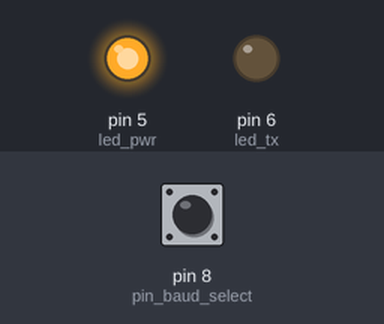
The sketch below on a simulated Arduino Uno, built with avr-gcc and run on an emulated ATmega328P. On the bench: output pins drawn as LEDs (lit = HIGH). Dashed ring = blinking. The test bench sets the inputs (shaded band); at power-on: pin 8 (pin_baud_select) LOW. What the sketch prints to the serial monitor is not drawn.

Above: at 0.05 s.
At 2.95 s:
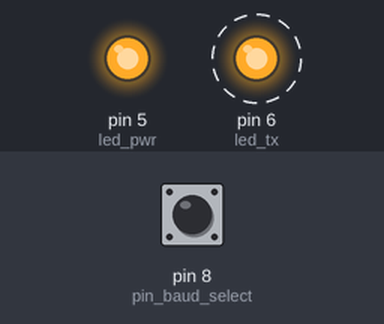
Timing chart, 0 to 3.2 s (numbered marks = the images above):
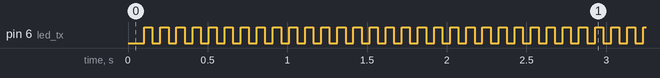

The sketch:

CAN_Transmitter.ino
```cpp
#include "can_cyclic.hpp"

MCP_CAN myCan(10);     // Set CS to pin 10

// ============== ADD AND EDIT CAN MESSAGE PARAMETERS ACCORDING TO FORMAT BELOW ======================
// byte your_data_name[8] = {your_data};
// CAN_message_cyclic CCVS1(your_address, your_dlc, your_data_name, your_period);

byte CCVS1_data[8] = {0x37, 0x00, 0x00, 0xCF, 0x3F, 0xFF, 0xFF, 0xFF};
CAN_message_cyclic CCVS1(0x18FEF100, 8, CCVS1_data, 100);

byte EBC2_data[8] = {0x00, 0x00, 0x00, 0x00, 0x00, 0x00, 0x00, 0x00};
CAN_message_cyclic EBC2(0x18FEBF0B, 8, EBC2_data, 100);
// ===================================================================================================

void setup()
{
  // Initializes CAN and LEDs
  CAN_initialize(myCan);
}

void loop()
{
  // One line for each CAN message
  CCVS1.send_CAN(myCan);
  EBC2.send_CAN(myCan);
}
```

can_cyclic.cpp
```cpp
#include "can_cyclic.hpp"

void CAN_initialize(MCP_CAN myCan)
{
  pinMode(led_pwr, OUTPUT);
  pinMode(led_tx, OUTPUT);
  pinMode(pin_baud_select, INPUT);

  digitalWrite(led_pwr, LOW);
  digitalWrite(led_tx, LOW);

  Serial.begin(9600);

  if (digitalRead(pin_baud_select))
  {
    // Initialize MCP2515 running at 16MHz with a baudrate of 250kb/s and the masks and filters disabled.
    if(myCan.begin(MCP_ANY, CAN_250KBPS, MCP_16MHZ) == CAN_OK)
      Serial.println("MCP2515 250KBPS Initialized Successfully!");
    else
    {
      while (1)
      {
        Serial.println("Error Initializing MCP2515 250KBPS...");

        digitalWrite(led_pwr, HIGH);
        delay(300);
        digitalWrite(led_pwr, LOW);
        delay(300);
      }
    }
  }
  else
  {
    // Initialize MCP2515 running at 16MHz with a baudrate of 500kb/s and the masks and filters disabled.
    if(myCan.begin(MCP_ANY, CAN_500KBPS, MCP_16MHZ) == CAN_OK)
      Serial.println("MCP2515 500KBPS Initialized Successfully!");
    else
    {
      while (1)
      {
        Serial.println("Error Initializing MCP2515 500KBPS...");

        digitalWrite(led_pwr, HIGH);
        delay(300);
        digitalWrite(led_pwr, LOW);
        delay(300);
      }
    }
  }

  myCan.setMode(MCP_NORMAL);   // Change to normal mode to allow messages to be transmitted

  digitalWrite(led_pwr, HIGH);
}

CAN_message_cyclic::CAN_message_cyclic(long can_id, int can_dlc, byte *can_data, int can_period)
{
  id = can_id;
  dlc = can_dlc;

  for (int i=0; i<8; i++)
  {
    data[i] = can_data[i];
  }

  period = can_period;
  millis_next = millis() + period;

  led_millis_next = 999999999999; // Initialize to large so LED functions will not run when no CAN message has transmitted
  led_flag = false;

  pin_baud_select_prev = digitalRead(pin_baud_select);
}

void CAN_message_cyclic::send_CAN(MCP_CAN myCan)
{
  if (millis() > millis_next)
  {
    // send data:  ID = 0x100, Standard CAN Frame, Data length = 8 bytes, 'data' = array of data bytes to send
    byte sndStat = 0;

    int pin_baud_select_curr = digitalRead(pin_baud_select);
    if (pin_baud_select_curr != pin_baud_select_prev)
    {
      if (pin_baud_select_curr)
      {
        // Initialize MCP2515 running at 16MHz with a baudrate of 250kb/s and the masks and filters disabled.
        if(myCan.begin(MCP_ANY, CAN_250KBPS, MCP_16MHZ) == CAN_OK)
          Serial.println("MCP2515 250KBPS Initialized Successfully!");
        else
        {
          while (1)
          {
            Serial.println("Error Initializing MCP2515 250KBPS...");

            digitalWrite(led_pwr, HIGH);
            delay(300);
            digitalWrite(led_pwr, LOW);
            delay(300);
          }
        }

        myCan.setMode(MCP_NORMAL);   // Change to normal mode to allow messages to be transmitted
      }
      else
      {
        // Initialize MCP2515 running at 16MHz with a baudrate of 500kb/s and the masks and filters disabled.
        if(myCan.begin(MCP_ANY, CAN_500KBPS, MCP_16MHZ) == CAN_OK)
          Serial.println("MCP2515 500KBPS Initialized Successfully!");
        else
        {
          while (1)
          {
            Serial.println("Error Initializing MCP2515 500KBPS...");

            digitalWrite(led_pwr, HIGH);
            delay(300);
            digitalWrite(led_pwr, LOW);
            delay(300);
          }
        }

        myCan.setMode(MCP_NORMAL);   // Change to normal mode to allow messages to be transmitted
      }
    }
    pin_baud_select_prev = pin_baud_select_curr;

    sndStat = myCan.sendMsgBuf(id, CAN_ID_29_BIT, dlc, data);;

    if(sndStat == CAN_OK)
    {
      //Serial.print("SENT AND RECEIVED, message id: ");
      //Serial.print(id, HEX);
      //Serial.println();
    }
    else
    {
      //Serial.print("ERROR SENDING MESSAGE, message id: ");
      //Serial.print(id, HEX);
      //Serial.println();
    }

    millis_next = millis() + period; // Update millis_next

    if (!led_flag)
    {
      digitalWrite(led_tx, HIGH);
      led_flag = true;
      Serial.println("1");
    }

    led_millis_next = millis() + 50; // Update led_millis_next
  }

  if (millis() > led_millis_next && led_flag)
  {
    digitalWrite(led_tx, LOW);
    led_flag = false;
    Serial.println("0");
  }
}
```

can_cyclic.hpp
```cpp
#include <Arduino.h>
#include <mcp_can.h>
#include <SPI.h>

#define led_pwr   5
#define led_tx    6

#define pin_baud_select   8

enum CAN_id_length {CAN_ID_11_BIT, CAN_ID_29_BIT};

class CAN_message_cyclic
{
  private:
    unsigned long id;
    unsigned int dlc;
    byte data[8];
    unsigned int period;
    unsigned long millis_next; // when millis exceeds this variable, send message again and increment it by the period
    unsigned long led_millis_next; // when LED turns on, this variable is made to be 10ms greater than millis(), and turns off when millis() exceeds it
    bool led_flag; // set to true when LED is on, reset when LED is off
    int pin_baud_select_prev; // previous state of pin baud select
  public:
    CAN_message_cyclic(long can_id, int can_dlc, byte *can_data, int can_period);
    void send_CAN(MCP_CAN myCan);
};

void CAN_initialize(MCP_CAN myCan);
```

Measured:
- by itself, pin 6 (led_tx): alternates HIGH for 0.05 s and LOW for 0.05 s
